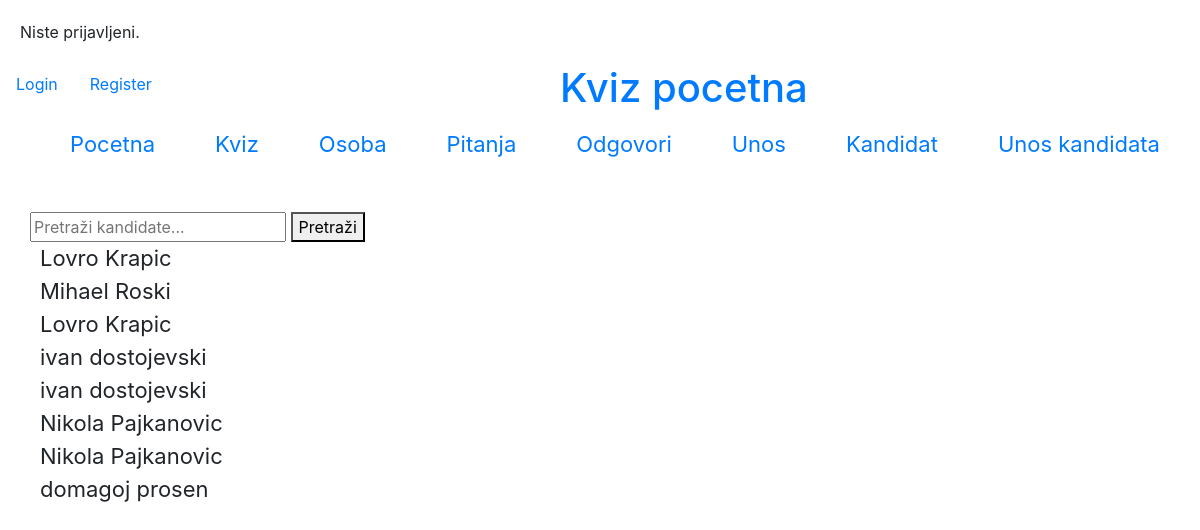
The page /kandidat/ on the database its author committed.
### main/models.py (models this page shows, shortened)
class Kandidat(models.Model):
    ime = models.CharField(max_length=50)
    prezime = models.CharField(max_length=50)
    godine = models.IntegerField()

### main/views.py (the view)
# urls.py: path('kandidat/', KandidatListView.as_view(), name='kandidat'),
class KandidatListView(ListView):
    model = Kandidat
    template_name = 'kandidati.html'
    def get_queryset(self):
        queryset = super().get_queryset()
        query = self.request.GET.get('q')
        if query:
            queryset = queryset.filter(
                Q(ime__icontains=query) | Q(prezime__icontains=query)
            )
        return queryset

### main/templates/main/kandidat_list.html
{% extends 'index.html' %}
{% block content %}
  <form style="margin-top: 100px;" method="GET" action="{% url 'main:kandidat' %}">
    <input style="margin-left: 30px;"type="text" name="q" placeholder="Pretraži kandidate...">
    <button type="submit">Pretraži</button>
  </form>
  <ul style="display: grid;">
    {% for kandidat in object_list %}
      <li>{{ kandidat.ime }} {{ kandidat.prezime }}</li>
    {% empty %}
      <li>Trenutno nema trazenog kandidata.</li>
    {% endfor %}
  </ul>
{% endblock %}

### main/static/style.css (style rules this page uses)
li { list-style-type: none; float: left; margin-top: 0px; font-size: 22px; padding: 0px; }

### rows shown on the page
Kandidat: ime "Lovro", prezime "Krapic"
Kandidat: ime "Mihael", prezime "Roski"
Kandidat: ime "Lovro", prezime "Krapic"
Kandidat: ime "ivan", prezime "dostojevski"
Kandidat: ime "ivan", prezime "dostojevski"
Kandidat: ime "Nikola", prezime "Pajkanovic"
Kandidat: ime "Nikola", prezime "Pajkanovic"
Kandidat: ime "domagoj", prezime "prosen"
